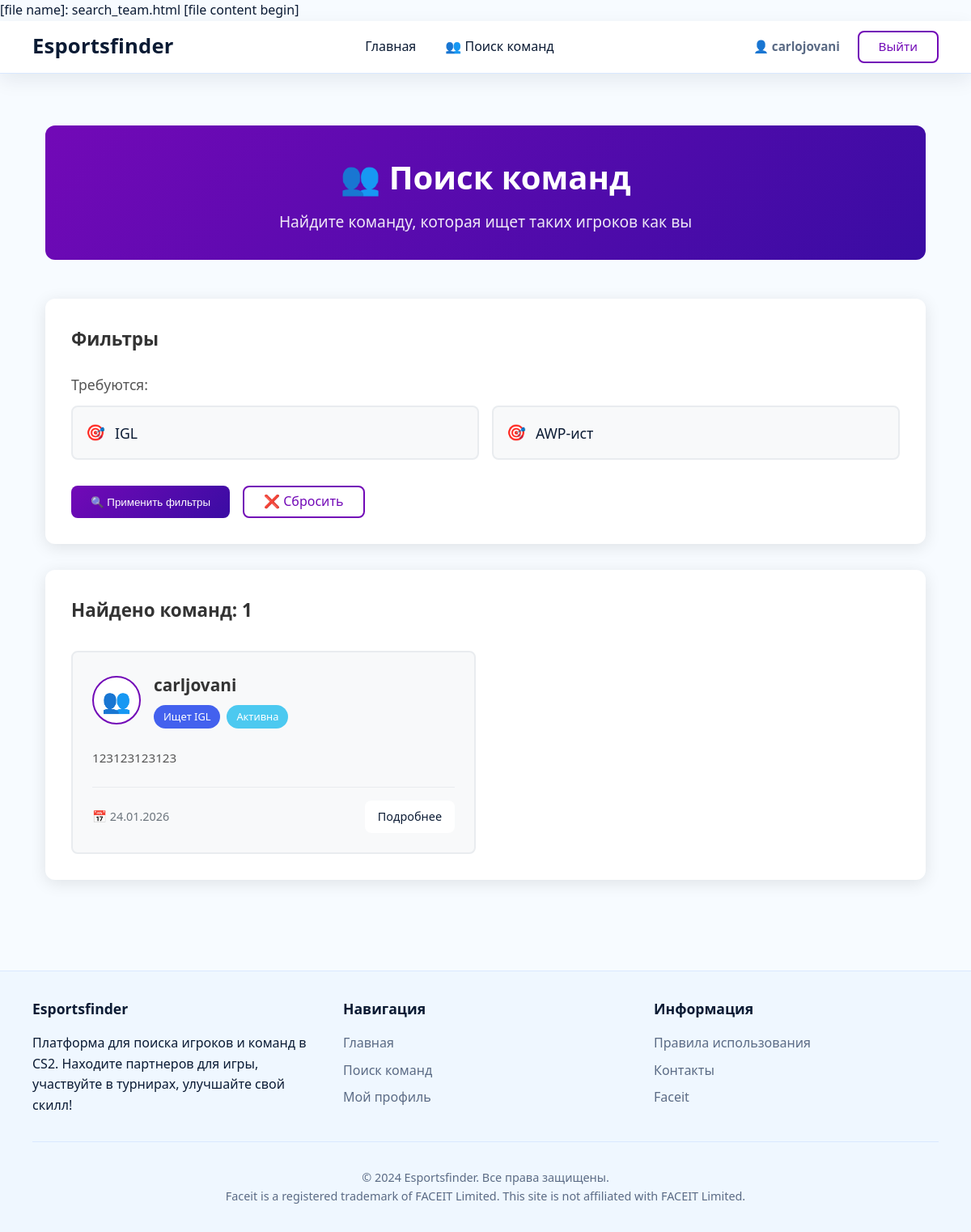
The page /search/team/ (signed in) on the database its author committed.
### users/models.py (models this page shows, shortened)
class CustomUser(AbstractUser):
    USER_TYPE_PLAYER = 'player'
    USER_TYPE_TEAM = 'team'
    USER_TYPE_CHOICES = (
        (USER_TYPE_PLAYER, 'Player'),
        (USER_TYPE_TEAM, 'Team'),
    )
    email = models.EmailField(unique=True)
    user_type = models.CharField(
        max_length=10,
        choices=USER_TYPE_CHOICES
    )
    faceit_nickname = models.CharField(max_length=50, blank=True, null=True)  # теперь может быть пустым для команд
    registration_date = models.DateTimeField(default=timezone.now)
    REQUIRED_FIELDS = ['email', 'user_type']

class TeamProfile(models.Model):
    user = models.OneToOneField(CustomUser, on_delete=models.CASCADE, related_name='team_profile')
    team_name = models.CharField(max_length=100)
    description = models.TextField(blank=True)
    looking_for_igl = models.BooleanField(default=False)
    looking_for_awper = models.BooleanField(default=False)
    needed_positions = models.TextField(blank=True)  # JSON или текст с позициями
    is_active = models.BooleanField(default=True)
    created_date = models.DateTimeField(default=timezone.now)

### users/views.py (the view)
# urls.py: path('search/team/', views.search_team, name='search_team'),
@login_required
def search_team(request):
    if request.user.user_type != CustomUser.USER_TYPE_PLAYER:
        messages.error(request, 'Поиск команд доступен только игрокам.')
        return redirect('home')
    teams = TeamProfile.objects.filter(is_active=True).select_related('user')
    need_igl = request.GET.get('igl')
    need_awper = request.GET.get('awper')
    if need_igl == 'true':
        teams = teams.filter(looking_for_igl=True)
    if need_awper == 'true':
        teams = teams.filter(looking_for_awper=True)
    context = {
        'teams': teams,
        'filters': {
            'igl': need_igl,
            'awper': need_awper,
        }
    }
    return render(request, 'users/search_team.html', context)

### users/templates/users/search_team.html (shortened to what this page needs)
{% extends 'users/base.html' %}
{% block content %}
<div class="search-container">
    <div class="search-header">
        <h1>👥 Поиск команд</h1>
        <p>Найдите команду, которая ищет таких игроков как вы</p>
    </div>
    <div class="search-filters">
        <h2>Фильтры</h2>
        <form method="get" class="filters-form">
            <div class="filter-group">
                <label>Требуются:</label>
                <div class="filter-options">
                    <div class="filter-checkbox">
                        <label for="filter-igl">
                            <span class="filter-icon">🎯</span>
                            <span class="filter-text">IGL</span>
                        </label>
                    </div>
                    <div class="filter-checkbox">
                        <label for="filter-awper">
                            <span class="filter-icon">🎯</span>
                            <span class="filter-text">AWP-ист</span>
                        </label>
                    </div>
                </div>
            </div>
            <div class="filter-actions">
                <button type="submit" class="btn btn-primary">
                    🔍 Применить фильтры
                </button>
                <a href="{% url 'search_team' %}" class="btn btn-outline">
                    ❌ Сбросить
                </a>
            </div>
        </form>
    </div>
    <div class="search-results">
        <h2>Найдено команд: {{ teams|length }}</h2>
        {% if teams %}
        <div class="teams-grid">
            {% for team in teams %}
            <div class="team-card">
                <div class="team-header">
                    <div class="team-avatar">
                        <div class="avatar-placeholder">👥</div>
                    </div>
                    <div class="team-info">
                        <h3>{{ team.team_name }}</h3>
                        <div class="team-badges">
                            {% if team.looking_for_igl %}
                            <span class="badge badge-igl">Ищет IGL</span>
                            {% endif %}
                            {% if team.is_active %}
                            <span class="badge badge-active">Активна</span>
                            {% else %}
                            <span class="badge badge-inactive">Неактивна</span>
                            {% endif %}
                        </div>
                    </div>
                </div>
                <div class="team-description">
                    {% if team.description %}
                        {{ team.description|truncatechars:200 }}
                    {% else %}
                        <p class="no-description">Описание не указано</p>
                    {% endif %}
                </div>
                <div class="team-footer">
                    <div class="team-meta">
                        <span class="meta-item">📅 {{ team.created_date|date:"d.m.Y" }}</span>
                    </div>
                    <div class="team-actions">
                        <a href="{% url 'team_details' team.id %}" class="btn btn-small">
                            Подробнее
                        </a>
                    </div>
                </div>
            </div>
            {% endfor %}
        </div>
        {% endif %}
    </div>
</div>
{% endblock %}

### users/templates/users/base.html (shortened to what this page needs)
<!DOCTYPE html>
<html lang="ru" class="theme-frost">
<head>
</head>
<body>
    <header>
        <div class="container header-container">
            <a href="{% url 'home' %}" class="logo">Esportsfinder</a>
            <nav>
                <ul>
                    <li><a href="{% url 'home' %}">Главная</a></li>
                    {% if user.is_authenticated %}
                        {% if user.user_type == 'player' %}
                            <li><a href="{% url 'search_team' %}">👥 Поиск команд</a></li>
                        {% elif user.user_type == 'team' %}
                            <li><a href="{% url 'search_player' %}">👤 Поиск игроков</a></li>
                        {% endif %}
                    {% endif %}
                </ul>
            </nav>
            <div class="auth-links">
                {% if user.is_authenticated %}
                    <a href="{% url 'profile' user.id %}" class="user-profile-link">
                        {% if user.user_type == 'player' %}
                            👤
                        {% else %}
                            👥
                        {% endif %}
                        {{ user.username }}
                    </a>
                    <a href="{% url 'logout' %}" class="btn btn-outline">Выйти</a>
                {% else %}
                    <a href="{% url 'login' %}" class="btn btn-outline">Войти</a>
                    <a href="{% url 'register' %}" class="btn btn-primary">Регистрация</a>
                {% endif %}
            </div>
        </div>
    </header>
    <main class="container">
        {% block content %}{% endblock %}
    </main>
    <footer>
        <div class="container">
            <div class="footer-content">
                <div class="footer-section">
                    <h3>Esportsfinder</h3>
                    <p>Платформа для поиска игроков и команд в CS2. Находите партнеров для игры, участвуйте в турнирах, улучшайте свой скилл!</p>
                </div>
                <div class="footer-section">
                    <h3>Навигация</h3>
                    <ul>
                        <li><a href="{% url 'home' %}">Главная</a></li>
                        {% if user.is_authenticated %}
                            {% if user.user_type == 'player' %}
                                <li><a href="{% url 'search_team' %}">Поиск команд</a></li>
                            {% elif user.user_type == 'team' %}
                                <li><a href="{% url 'search_player' %}">Поиск игроков</a></li>
                            {% endif %}
                            <li><a href="{% url 'profile' user.id %}">Мой профиль</a></li>
                        {% endif %}
                    </ul>
                </div>
                <div class="footer-section">
                    <h3>Информация</h3>
                    <ul>
                        <li><a href="#">Правила использования</a></li>
                        <li><a href="#">Контакты</a></li>
                        <li><a href="https://www.faceit.com" target="_blank">Faceit</a></li>
                    </ul>
                </div>
            </div>
            <div class="copyright">
                <p>&copy; 2024 Esportsfinder. Все права защищены.</p>
                <p>Faceit is a registered trademark of FACEIT Limited. This site is not affiliated with FACEIT Limited.</p>
            </div>
        </div>
    </footer>
</body>
</html>

### users/templates/users/base.html (style rules this page uses)
:root { --radius: 16px; --radius-lg: 20px; --shadow-sm: 0 8px 24px rgba(11, 27, 52, .08); --shadow-md: 0 14px 40px rgba(11, 27, 52, .10); --ring: 0 0 0 4px rgba(125, 223, 246, .18); --font: ui-sans-serif, system-ui, -apple-system, "Inter", "Segoe UI", Roboto, Arial, sans-serif; }
html.theme-frost { --bg: #F7FBFF; --surface: #FFFFFF; --surface-2: #EFF7FF; --border: #D9E8FF; --text: #0B1B34; --muted: #5B6B85; --primary: #2F80FF; --accent: #7BDFF6; --grad-primary: linear-gradient(135deg, #2F80FF 0%, #7BDFF6 100%); --grad-hero: radial-gradient(700px circle at 20% 0%, rgba(47,128,255,.18), transparent 60%); }
* { margin: 0; padding: 0; box-sizing: border-box; }
body { margin: 0; font-family: var(--font); background: var(--bg); color: var(--text); line-height: 1.6; }
a { color: var(--primary); text-decoration: none; }
.container { width: min(1120px, calc(100% - 32px)); margin: 0 auto; }
main { min-height: calc(100vh - 200px); padding: 2rem 0; }
header { position: sticky; top: 0; z-index: 50; border-bottom: 1px solid var(--border); background: var(--surface); box-shadow: var(--shadow-sm); }
.header-container { display: flex; justify-content: space-between; align-items: center; height: 64px; }
.logo { font-size: 1.6rem; font-weight: 700; color: var(--text); letter-spacing: 0.2px; }
nav ul { display: flex; list-style: none; gap: 0.75rem; }
nav a { color: var(--text); padding: 0.45rem 0.75rem; border-radius: 12px; transition: transform .15s ease, box-shadow .15s ease, color .15s ease; }
.auth-links { display: flex; gap: 0.75rem; align-items: center; color: var(--muted); font-size: 0.95rem; }
.user-profile-link { display: inline-flex; align-items: center; gap: 0.4rem; color: var(--muted); font-weight: 600; padding: 0.35rem 0.6rem; border-radius: 999px; transition: color .15s ease, background-color .15s ease; }
.btn { display: inline-flex; align-items: center; gap: 10px; height: 40px; padding: 0 14px; border-radius: 14px; border: 1px solid var(--border); background: var(--surface); color: var(--text); cursor: pointer; text-decoration: none; font-weight: 600; transition: box-shadow .15s ease, transform .15s ease; }
.btn-primary { border: 0; background: var(--grad-primary); color: #fff; }
.btn-outline { background: transparent; color: var(--primary); border-color: var(--primary); }
footer { background-color: var(--surface-2); color: var(--text); padding: 2rem 0; margin-top: 3rem; border-top: 1px solid var(--border); }
.footer-content { display: flex; justify-content: space-between; flex-wrap: wrap; gap: 2rem; }
.footer-section { flex: 1; min-width: 250px; }
.footer-section h3 { color: var(--text); margin-bottom: 1rem; font-size: 1.1rem; }
.footer-section ul { list-style: none; }
.footer-section ul li { margin-bottom: 0.5rem; }
.footer-section a { color: var(--muted); transition: color 0.3s ease; }
.copyright { text-align: center; margin-top: 2rem; padding-top: 2rem; border-top: 1px solid var(--border); color: var(--muted); font-size: 0.9rem; }

### rows shown on the page
CustomUser: username "carlojovani"
TeamProfile: team_name "carljovani", looking_for_igl "Ищет IGL", is_active "Активна", description "123123123123", created_date "24.01.2026"

### other values the page prints
{{ teams|length }} "1"
